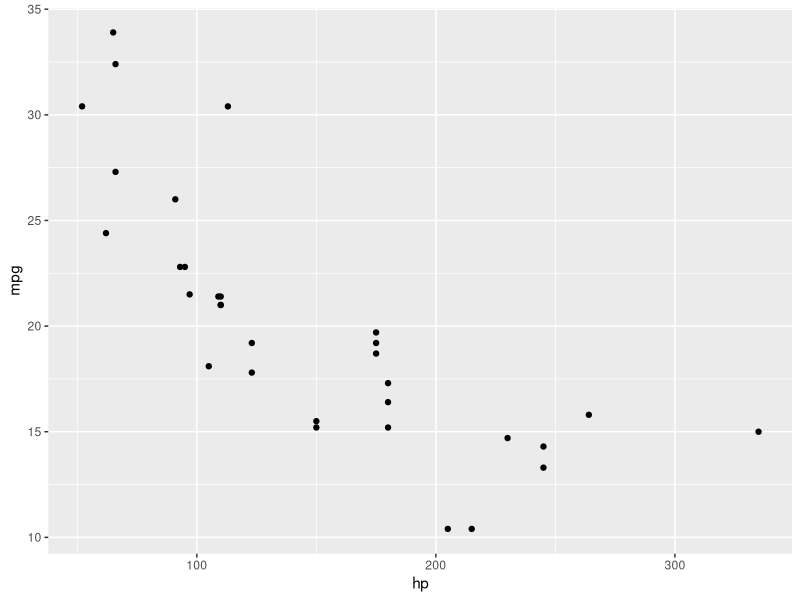
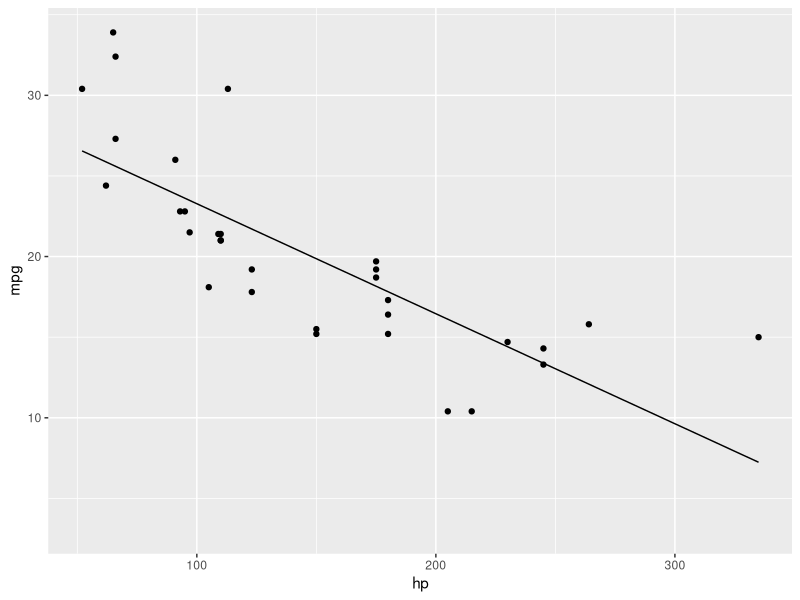
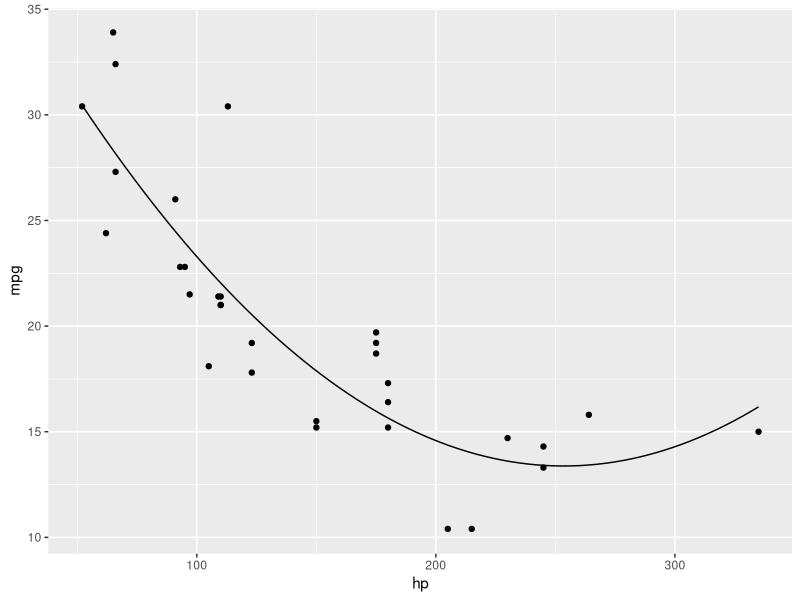
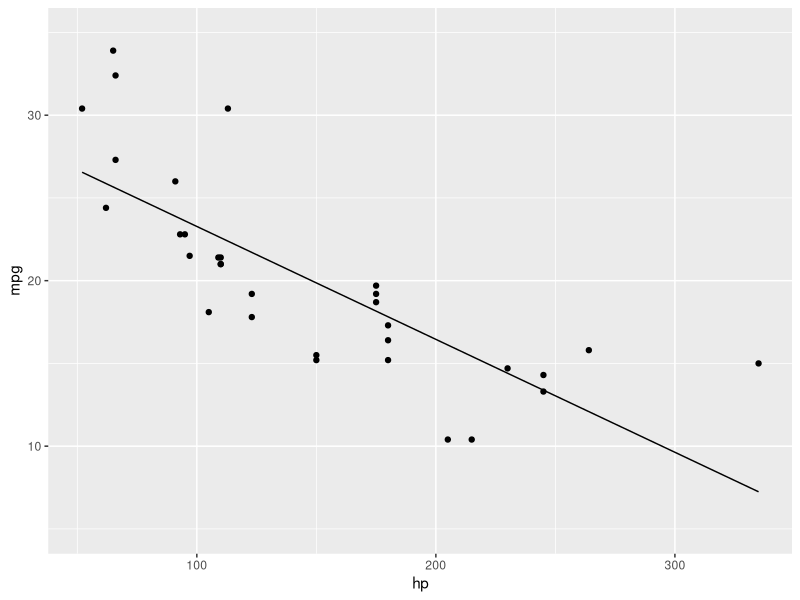
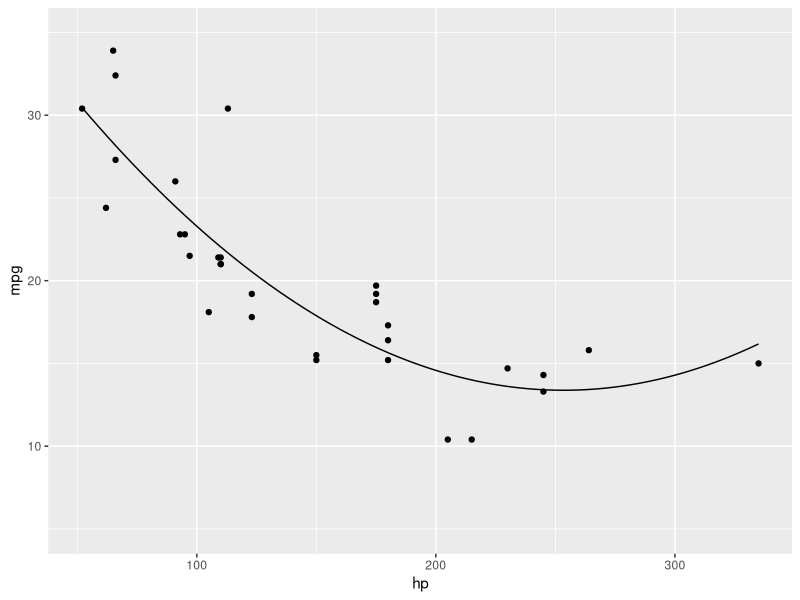
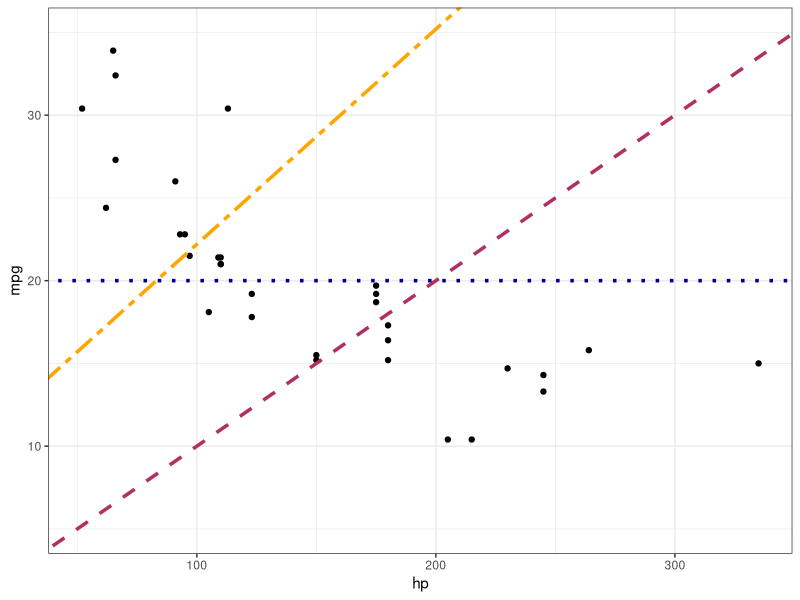

Generate these figures, in order, with R: (Note: this script raises an error after producing the figures.)
## ---- chunk 1
#| include: false
#| eval: true
library(knitr)
library(tidyverse)
## ---- chunk 2
data(mtcars)
?mtcars
## ---- chunk 3
ggplot(mtcars, aes(x = hp, y = mpg)) + 
  geom_point()
## ---- chunk 4
ggplot(mtcars, aes(x = hp, y = mpg)) + 
  geom_point() + 
  geom_line(stat = "smooth", method = "lm")
## ---- chunk 5
ggplot(mtcars, aes(x = hp, y = mpg)) + 
  geom_point() + 
  geom_line(stat = "smooth",
            method = "lm",
            formula = "y ~ poly(x,2)")
## ---- chunk 6
ggplot(mtcars, aes(x = hp, y = mpg)) + 
  geom_point() + 
  geom_line(stat = "smooth", 
            method = "lm") +
  ylim(c(5, 35))

ggplot(mtcars, aes(x = hp, y = mpg)) + 
  geom_point() + 
  geom_line(stat = "smooth",
            method = "lm",
            formula = "y ~ poly(x,2)") +
  ylim(c(5, 35))
## ---- chunk 7
#| eval: true
ggplot(mtcars, aes(x = hp, y = mpg)) + 
  geom_point() + 
  geom_abline(slope = 1/10, intercept = 0, 
              color = "maroon", linetype = "dashed", linewidth = 1.2) +
  geom_abline(slope = 0, intercept = 20, 
              color = "darkblue", linetype = "dotted", linewidth = 1.2) +
  geom_abline(slope = 0.13, intercept = 9.2, 
              color = "orange", linetype = "twodash", linewidth = 1.2) +
  ylim(c(5, 35)) +
  theme_bw()
## ---- chunk 8
lm(mpg ~ hp, data = mtcars)
## ---- chunk 9
model1 = lm(mpg ~ hp, data = mtcars)
## ---- chunk 10
coef(model1)
## ---- chunk 11
summary(model1)
## ---- chunk 12
model1_summary = summary(model1)
## ---- chunk 13
model1_summary$coefficients
## ---- chunk 14
lm(mpg ~ hp + hp^2, data = mtcars)
## ---- chunk 15
lm(mpg ~ poly(hp, degree = 2, raw = TRUE), data = mtcars)
lm(mpg ~ hp + I(hp^2), data = mtcars)
## ---- chunk 16
lm(mpg ~ poly(hp, degree = 2, raw = TRUE), data = mtcars)

model2_summary = summary(model2)
## ---- chunk 17
model3 = lm(mpg ~ poly(hp, degree = 20, raw = TRUE), data = mtcars)

model3_summary = summary(model3)
